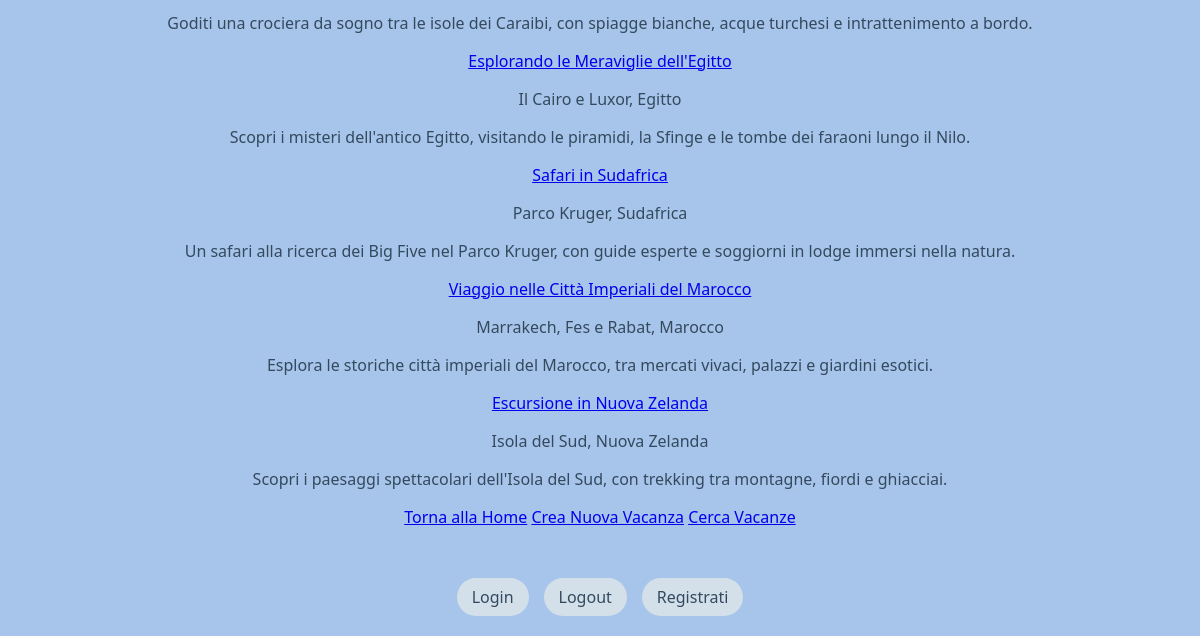
The page /vacation/vacationlist/ (lower part) on the database as committed earlier.
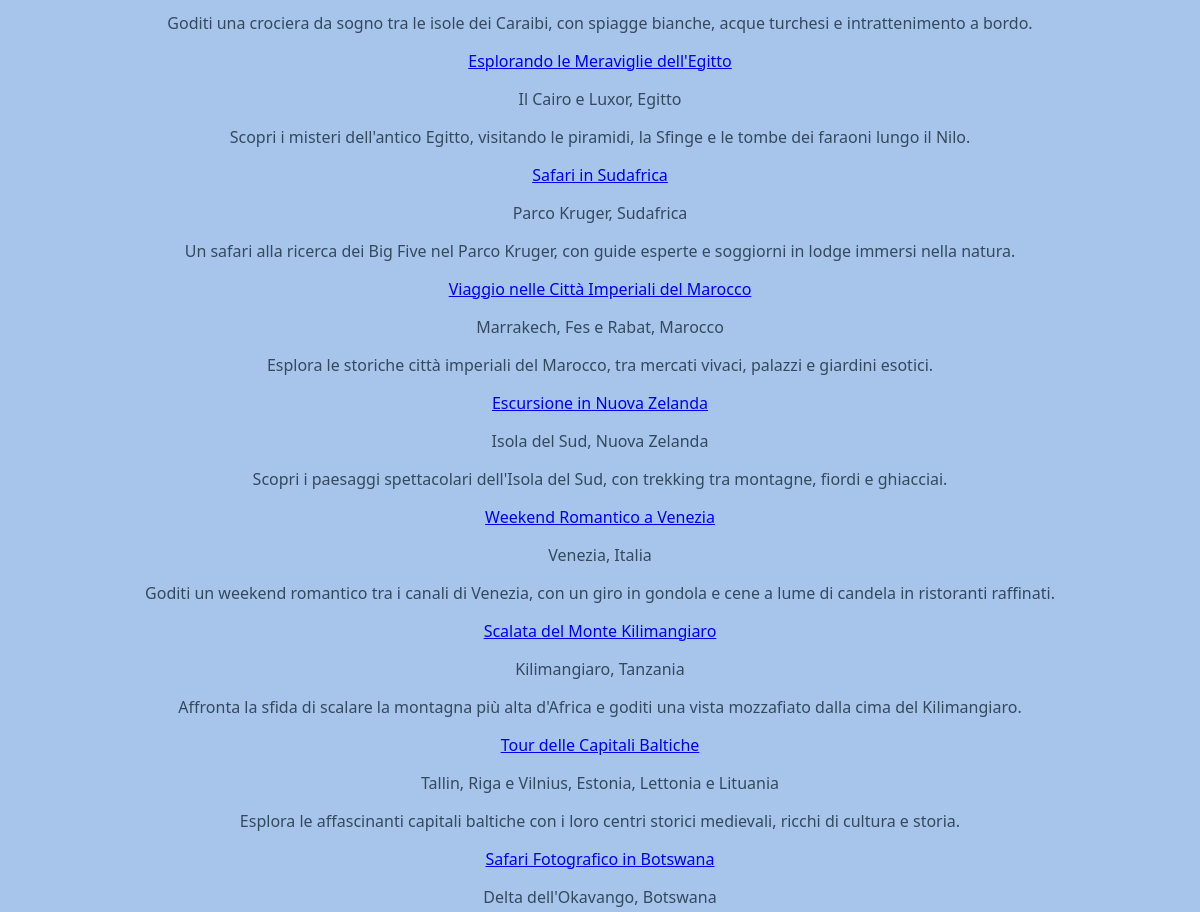
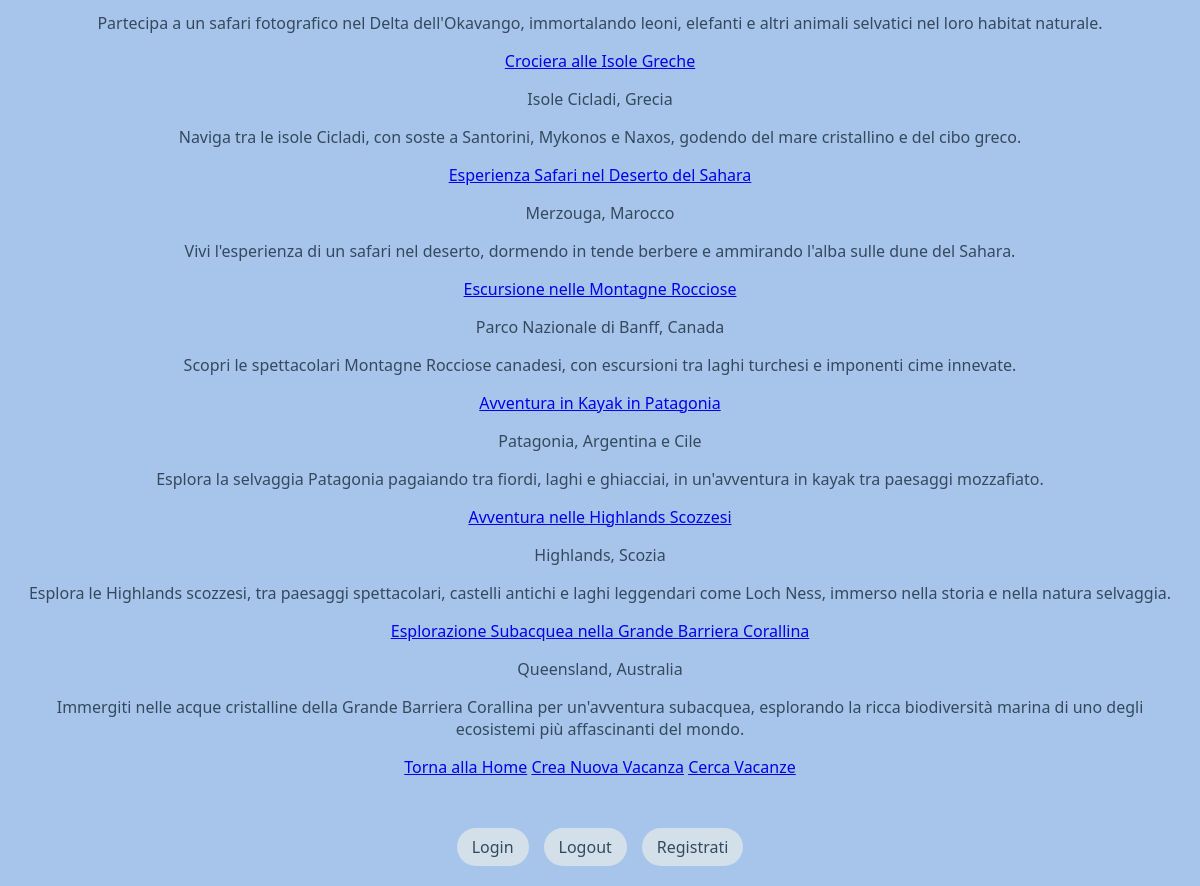
The same page on the database as committed later (2 pictures, top to bottom).
### vacation/models.py (models this page shows, shortened)
class Vacation(models.Model):
    SEASON_CHOICES = [
        ('Inverno', 'Inverno'),
        ('Primavera', 'Primavera'),
        ('Estate', 'Estate'),
        ('Autunno', 'Autunno'),
    ]
    TYPE_CHOICES = [
        ('Culturale', 'Culturale'),
        ('Relax', 'Relax'),
        ('Enogastronomico', 'Enogastronomico'),
        ('On The Road', 'On The Road'),
        ('Avventura', 'Avventura'),
    ]
    DURATION_CHOICES = [
        ('Weekend Lungo (2-4 Giorni)', 'Weekend Lungo (2-4 Giorni)'),
        ('1 Settimana', '1 Settimana'),
        ('2 Settimane', '2 Settimane'),
        ('3 settimane o più', '3 settimane o più')
    ]
    PRICE_CHOICES = [
        ('Viaggio Low Cost', 'Viaggio Low Cost'),
        ('Budget Medio', 'Budget Medio'),
        ('Viaggio di Lusso', 'Viaggio di Lusso'),
    ]
    CONTINENT_CHOICES = [
        ('Europa', 'Europa'),
        ('America del Nord', 'America del Nord'),
        ('America del Sud', 'America del Sud'),
        ('Africa', 'Africa'),
        ('Asia', 'Asia'),
        ('Oceania', 'Oceania'),
        ('Antartide', 'Antartide')
    ]
    titolo = models.CharField(max_length=200)
    luogo = models.CharField(max_length=200)
    continente = models.CharField(max_length=50, choices=CONTINENT_CHOICES)
    durata = models.CharField(max_length=50, choices=DURATION_CHOICES)
    prezzo = models.CharField(max_length=20, choices=PRICE_CHOICES)
    tipologia = models.CharField(max_length=50, choices=TYPE_CHOICES)
    periodo = models.CharField(max_length=20, choices=SEASON_CHOICES)
    descrizione = models.TextField()
    like = models.ManyToManyField(User, blank=True, null=True, related_name='like')

### vacation/views.py (the view)
# urls.py: path("vacationlist/", VacationListView.as_view(), name="vacationlist"),
class VacationListView(ListView):
    model = Vacation
    template_name = "vacation/vacationlist.html"

### vacation/templates/vacation/vacationlist.html (shortened to what this page needs)
{% extends "base.html" %}
{% block content %}
    {% if object_list.count > 0 %}
        {% for v in object_list %}
            <div class="card">
                <a href="{% url 'vacation:detailvacation' v.pk %}">{{v.titolo}}</a>
                <p>{{v.luogo}}</p>
                <p>{{v.descrizione}}</p>
            </div>
        {% endfor %}
    {% else %}
        <p>Non ci sono proposte!</p>
    {% endif %}
<a href="{% url 'homepage' %}">Torna alla Home</a>
<a href="{% url 'vacation:createvacation' %}">Crea Nuova Vacanza</a>
<a href="{% url 'vacation:search_vacations' %}">Cerca Vacanze</a>
{% endblock %}

### templates/base.html (shortened to what this page needs)
<!DOCTYPE html>
<html lang="it">
<head>
</head>
<body>
<main>
    {% block content %}
{% endblock %}
</main>
<footer>
    <div class="footer-links">
         <a href="{% url 'login'%}">Login</a>
        <a href="logout.html">Logout</a>
        <a href="{% url 'register' %}">Registrati</a>
    </div>
</footer>
</body>
</html>

### templates/base.html (style rules this page uses)
body { font-family: 'Segoe UI', Tahoma, Geneva, Verdana, sans-serif; margin: 0; padding: 0; display: flex; flex-direction: column; min-height: 100vh; background-color: #a7c5eb; color: #34495e; }
header, footer { padding: 20px; text-align: center; background-color: #a7c5eb; }
nav a, .footer-links a { text-decoration: none; color: #34495e; background-color: #d3e0ea; padding: 8px 15px; border-radius: 20px; transition: background-color 0.3s, color 0.3s; }
main { flex: 1; padding: 20px; text-align: center; }
.footer-links { display: flex; justify-content: center; gap: 15px; margin-top: 10px; }

Rows that differ between the two databases and show on the page:
added Vacation: titolo "Weekend Romantico a Venezia", luogo "Venezia, Italia", descrizione "Goditi un weekend romantico tra i canali di Venezia, con un giro in gondola e cene a lume di candela in ristoranti raffinati."
added Vacation: titolo "Scalata del Monte Kilimangiaro", luogo "Kilimangiaro, Tanzania", descrizione "Affronta la sfida di scalare la montagna più alta d'Africa e goditi una vista mozzafiato dalla cima del Kilimangiaro."
added Vacation: titolo "Tour delle Capitali Baltiche", luogo "Tallin, Riga e Vilnius, Estonia, Lettonia e Lituania", descrizione "Esplora le affascinanti capitali baltiche con i loro centri storici medievali, ricchi di cultura e storia."
added Vacation: titolo "Safari Fotografico in Botswana", luogo "Delta dell'Okavango, Botswana", descrizione "Partecipa a un safari fotografico nel Delta dell'Okavango, immortalando leoni, elefanti e altri animali selvatici nel loro habitat naturale."
added Vacation: titolo "Crociera alle Isole Greche", luogo "Isole Cicladi, Grecia", descrizione "Naviga tra le isole Cicladi, con soste a Santorini, Mykonos e Naxos, godendo del mare cristallino e del cibo greco."
added Vacation: titolo "Esperienza Safari nel Deserto del Sahara", luogo "Merzouga, Marocco", descrizione "Vivi l'esperienza di un safari nel deserto, dormendo in tende berbere e ammirando l'alba sulle dune del Sahara."
added Vacation: titolo "Escursione nelle Montagne Rocciose", luogo "Parco Nazionale di Banff, Canada", descrizione "Scopri le spettacolari Montagne Rocciose canadesi, con escursioni tra laghi turchesi e imponenti cime innevate."
added Vacation: titolo "Avventura in Kayak in Patagonia", luogo "Patagonia, Argentina e Cile", descrizione "Esplora la selvaggia Patagonia pagaiando tra fiordi, laghi e ghiacciai, in un'avventura in kayak tra paesaggi mozzafiato."
added Vacation: titolo "Avventura nelle Highlands Scozzesi", luogo "Highlands, Scozia", descrizione "Esplora le Highlands scozzesi, tra paesaggi spettacolari, castelli antichi e laghi leggendari come Loch Ness, immerso nella storia e nella natura selvaggia."
added Vacation: titolo "Esplorazione Subacquea nella Grande Barriera Corallina", luogo "Queensland, Australia", descrizione "Immergiti nelle acque cristalline della Grande Barriera Corallina per un'avventura subacquea, esplorando la ricca biodiversità marina di uno degli ecosistemi più affascinanti del mondo."
